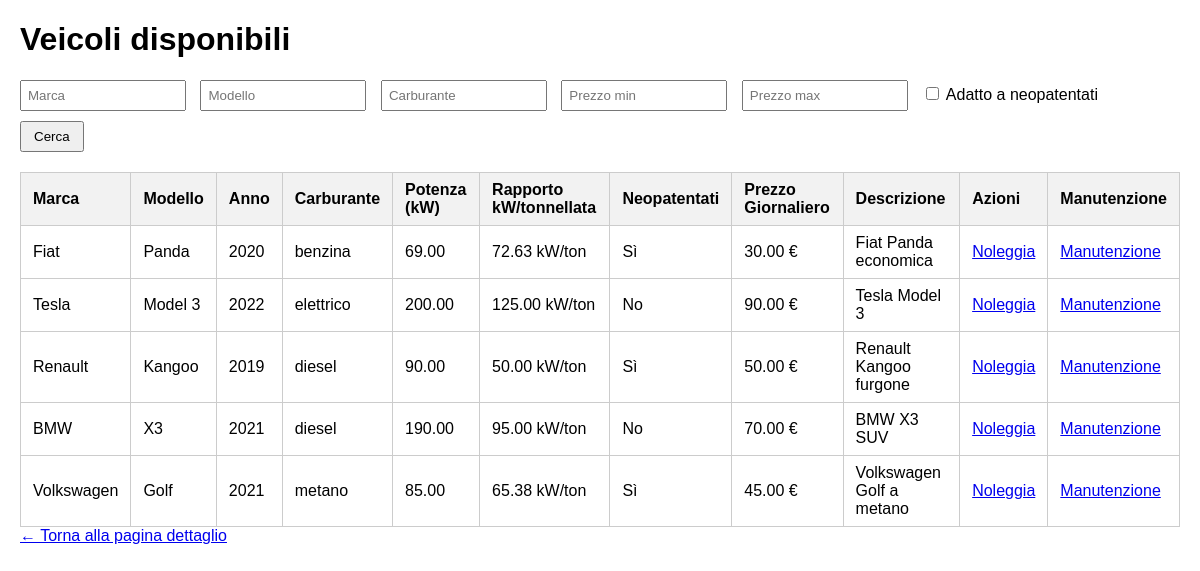
The app's page /pages/view_vehicles.php (signed in) with its own data.
### tables this page shows
CREATE TABLE VEICOLO (
    targa VARCHAR(20) PRIMARY KEY,
    peso DECIMAL(10,2),
    marca VARCHAR(50),
    modello VARCHAR(50),
    anno_immatricolazione INT,
    tipologia_carburante VARCHAR(30),
    potenza DECIMAL(10,2),
    id_inserzione INT,
    id_categoria INT,
    FOREIGN KEY (id_inserzione) REFERENCES INSERZIONE(id_inserzione) ON DELETE CASCADE,
    FOREIGN KEY (id_categoria) REFERENCES CATEGORIA_VEICOLO(id_categoria) ON DELETE SET NULL
);

CREATE TABLE INSERZIONE (
    id_inserzione INT PRIMARY KEY AUTO_INCREMENT,
    descrizione TEXT,
    prezzo_giornaliero DECIMAL(10,2) NOT NULL,
    id_localita INT NOT NULL,
    id_utente INT NOT NULL,
    FOREIGN KEY (id_localita) REFERENCES LOCALITA(id_localita) ON DELETE CASCADE,
    FOREIGN KEY (id_utente) REFERENCES UTENTE(id_utente) ON DELETE CASCADE
);

### pages/view_vehicles.php (the view, shortened to what this page needs)
<?php
require_once '../includes/db.php';
$params = [];
$query = "
    SELECT
        i.id_inserzione AS inserzione_id,
        v.targa,
        v.marca,
        v.modello,
        v.anno_immatricolazione AS anno,
        v.tipologia_carburante AS carburante,
        v.potenza,
        v.peso,
        i.descrizione,
        i.prezzo_giornaliero AS importo
    FROM inserzione i
    JOIN veicolo v ON v.id_inserzione = i.id_inserzione
";
$stmt = $pdo->prepare($query);
$stmt->execute($params);
$inserzioni = $stmt->fetchAll(PDO::FETCH_ASSOC);
?>
<!DOCTYPE html>
<html lang="it">
<head>
</head>
<body>
<h1>Veicoli disponibili</h1>
<form method="GET" action="">
    <input type="text" name="marca" placeholder="Marca" value="<?= htmlspecialchars($_GET['marca'] ?? '') ?>" />
    <input type="text" name="modello" placeholder="Modello" value="<?= htmlspecialchars($_GET['modello'] ?? '') ?>" />
    <input type="text" name="tipologia_carburante" placeholder="Carburante" value="<?= htmlspecialchars($_GET['tipologia_carburante'] ?? '') ?>" />
    <input type="number" name="prezzo_min" placeholder="Prezzo min" value="<?= htmlspecialchars($_GET['prezzo_min'] ?? '') ?>" step="0.01" min="0" />
    <input type="number" name="prezzo_max" placeholder="Prezzo max" value="<?= htmlspecialchars($_GET['prezzo_max'] ?? '') ?>" step="0.01" min="0" />
    <label>
        <input type="checkbox" name="neopatentati" <?= (!empty($_GET['neopatentati']) && $_GET['neopatentati'] === 'on') ? 'checked' : '' ?> /> Adatto a neopatentati
    </label>
    <button type="submit">Cerca</button>
</form>
<table>
    <thead>
        <tr>
            <th>Marca</th>
            <th>Modello</th>
            <th>Anno</th>
            <th>Carburante</th>
            <th>Potenza (kW)</th>
            <th>Rapporto kW/tonnellata</th>
            <th>Neopatentati</th>
            <th>Prezzo Giornaliero</th>
            <th>Descrizione</th>
            <th>Azioni</th>
            <th>Manutenzione</th>
        </tr>
    </thead>
    <tbody>
        <?php if ($inserzioni): ?>
            <?php foreach ($inserzioni as $i):
                $rapporto = ($i['peso'] > 0) ? ($i['potenza'] * 1000 / $i['peso']) : 0;
                $neopatentati_ok = $rapporto <= 75;
            ?>
            <tr>
                <td><?= htmlspecialchars($i['marca']) ?></td>
                <td><?= htmlspecialchars($i['modello']) ?></td>
                <td><?= htmlspecialchars($i['anno']) ?></td>
                <td><?= htmlspecialchars($i['carburante']) ?></td>
                <td><?= number_format($i['potenza'], 2) ?></td>
                <td><?= number_format($rapporto, 2) ?> kW/ton</td>
                <td><?= $neopatentati_ok ? "Sì" : "No" ?></td>
                <td><?= number_format($i['importo'], 2) ?> €</td>
                <td><?= htmlspecialchars($i['descrizione']) ?></td>
                <td><a href="rent_vehicle.php?inserzione_id=<?= urlencode($i['inserzione_id']) ?>">Noleggia</a></td>
                <td><a href="manutenzione.php?targa=<?= urlencode($i['targa']) ?>">Manutenzione</a></td>
            </tr>
            <?php endforeach; ?>
        <?php else: ?>
            <tr><td colspan="11">Nessuna inserzione trovata.</td></tr>
        <?php endif; ?>
    </tbody>
</table>
<a href="../index.php">&larr; Torna alla pagina dettaglio</a>
</body>
</html>

### pages/view_vehicles.php (style rules this page uses)
body { font-family: Arial, sans-serif; margin: 20px; }
table { border-collapse: collapse; width: 100%; margin-top: 20px; }
th, td { padding: 8px 12px; border: 1px solid #ccc; text-align: left; }
th { background-color: #f2f2f2; }
form input[type="text"], form input[type="number"] { padding: 6px; margin-right: 10px; margin-bottom: 10px; width: 150px; }
form label { margin-right: 15px; }
button { padding: 6px 12px; cursor: pointer; }

### records on screen
veicolo: marca "Fiat", modello "Panda", anno_immatricolazione "2020", tipologia_carburante "benzina", potenza "69.00", rapporto "72.63", shows "Sì", id_inserzione.prezzo_giornaliero "30.00", id_inserzione.descrizione "Fiat Panda economica"
veicolo: marca "Tesla", modello "Model 3", anno_immatricolazione "2022", tipologia_carburante "elettrico", potenza "200.00", rapporto "125.00", shows "No", id_inserzione.prezzo_giornaliero "90.00", id_inserzione.descrizione "Tesla Model 3"
veicolo: marca "Renault", modello "Kangoo", anno_immatricolazione "2019", tipologia_carburante "diesel", potenza "90.00", rapporto "50.00", shows "Sì", id_inserzione.prezzo_giornaliero "50.00", id_inserzione.descrizione "Renault Kangoo furgone"
veicolo: marca "BMW", modello "X3", anno_immatricolazione "2021", tipologia_carburante "diesel", potenza "190.00", rapporto "95.00", shows "No", id_inserzione.prezzo_giornaliero "70.00", id_inserzione.descrizione "BMW X3 SUV"
veicolo: marca "Volkswagen", modello "Golf", anno_immatricolazione "2021", tipologia_carburante "metano", potenza "85.00", rapporto "65.38", shows "Sì", id_inserzione.prezzo_giornaliero "45.00", id_inserzione.descrizione "Volkswagen Golf a metano"
